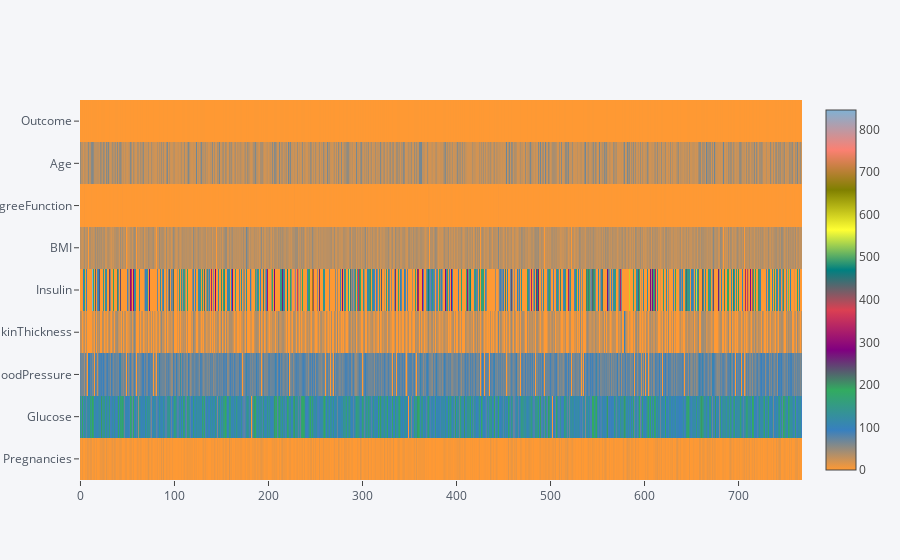

This figure's notebook cell:
### Code cell
df.iplot(kind='heatmap')

### Figure 1 — Plotly figure (JSON) as saved in the notebook; plotly's stock layout.template omitted (floating-point values rounded to 4 significant figures; data arrays with more than 128 entries replaced by an {"elided": "..."} marker saying what was removed)
{"data": [{"colorscale": [[0, "rgb(255, 153, 51)"], [0.1111, "rgb(55, 128, 191)"], [0.2222, "rgb(50, 171, 96)"], [0.3333, "rgb(128, 0, 128)"], [0.4444, "rgb(219, 64, 82)"], [0.5556, "rgb(0, 128, 128)"], [0.6667, "rgb(255, 255, 51)"], [0.7778, "rgb(128, 128, 0)"], [0.8889, "rgb(251, 128, 114)"], [1, "rgb(128, 177, 211)"]], "type": "heatmap", "uid": "eb979568-77e7-4f97-a1ef-e1a86763206b", "x": {"elided": "768 int values"}, "y": ["Pregnancies", "Glucose", "BloodPressure", "SkinThickness", "Insulin", "BMI", "DiabetesPedigreeFunction", "Age", "Outcome"], "z": {"elided": "9x768 float values"}, "zmax": 846, "zmin": 0}], "layout": {"legend": {"bgcolor": "#F5F6F9", "font": {"color": "#4D5663"}}, "paper_bgcolor": "#F5F6F9", "plot_bgcolor": "#F5F6F9", "title": {"font": {"color": "#4D5663"}}, "xaxis": {"gridcolor": "#E1E5ED", "showgrid": true, "tickfont": {"color": "#4D5663"}, "title": {"font": {"color": "#4D5663"}, "text": ""}, "zerolinecolor": "#E1E5ED"}, "yaxis": {"gridcolor": "#E1E5ED", "showgrid": true, "tickfont": {"color": "#4D5663"}, "title": {"font": {"color": "#4D5663"}, "text": ""}, "zerolinecolor": "#E1E5ED"}}}
